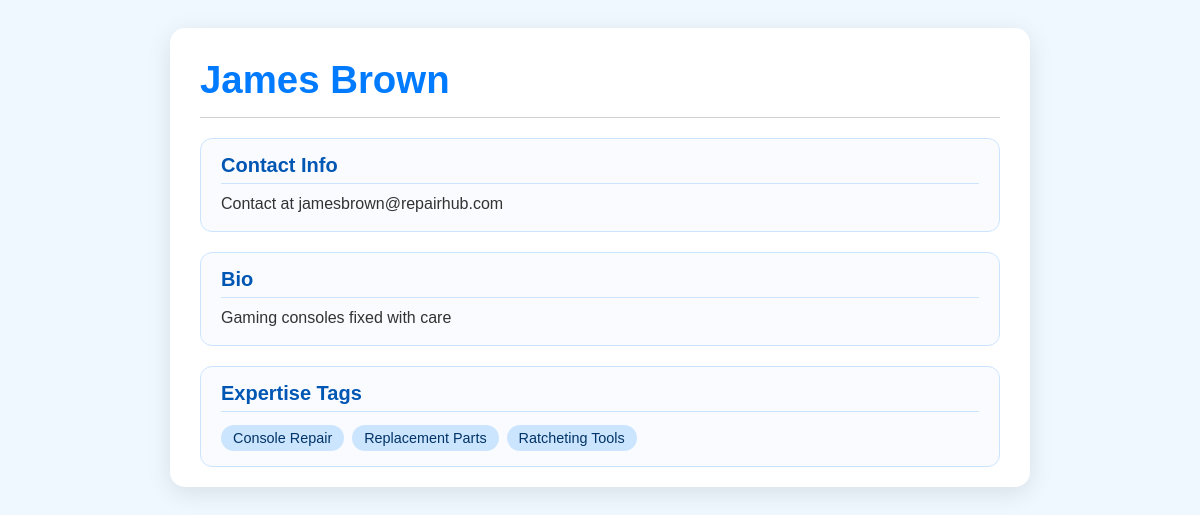
Screenshot of /accounts/profile/10/ with the database file from the repository.
### accounts/models.py (models this page shows, shortened)
class Profile(models.Model):
    user = models.OneToOneField(User, on_delete=models.CASCADE)
    display_name = models.CharField(max_length=100)
    contact_info = models.CharField(max_length=255, blank=True)
    bio = models.TextField(blank=True)
    tags = models.ManyToManyField(Tag, blank=True)

class Tag(models.Model):
    name = models.CharField(max_length=50, unique=True)

### accounts/views.py (the view)
# urls.py: path("profile/<int:user_id>/", views.profile, name="profile"),
def profile(request, user_id):
    profile = Profile.objects.get(user__id=user_id)
    return render(request, "profile.html", {"profile": profile})

### accounts/templates/profile.html (shortened to what this page needs)
{% load static %}
<!DOCTYPE html>
<html lang="en">
<head>
  <link rel="stylesheet" href="{% static 'styles.css' %}">
</head>
<body>
  <div class="profile-card">
    <div class="profile-header">
      <h1>{{ profile.display_name|default:"Unnamed User" }}</h1>
    </div>
    <div class="section">
      <h2>Contact Info</h2>
      <p>
        {% if profile.contact_info %}
          {{ profile.contact_info }}
        {% else %}
          <span class="empty-field">No contact info provided.</span>
        {% endif %}
      </p>
    </div>
    <div class="section">
      <h2>Bio</h2>
      <p>
        {% if profile.bio %}
          {{ profile.bio }}
        {% else %}
          <span class="empty-field">This user hasn't added a bio yet.</span>
        {% endif %}
      </p>
    </div>
    <div class="section">
      <h2>Expertise Tags</h2>
      <div class="tags-container">
        {% for tag in profile.tags.all %}
          <div class="tag-pill">{{ tag.name }}</div>
        {% empty %}
          <span class="empty-field">No expertise tags yet.</span>
        {% endfor %}
      </div>
    </div>
  </div>
</body>
</html>

### static/styles.css (style rules this page uses)
body { font-family: Arial, sans-serif; padding: 20px; background-color: #f0f8ff; }
h1 { text-align: center; color: #007BFF; margin-bottom: 40px; font-size: 2em; }

### accounts/templates/profile.html (style rules this page uses)
body { display: flex; justify-content: center; }
.profile-card { width: 100%; max-width: 800px; background: #fff; border-radius: 15px; box-shadow: 0 6px 25px rgba(0,0,0,0.1); display: flex; flex-direction: column; gap: 20px; padding: 30px 30px 20px 30px; }
.profile-header { display: flex; justify-content: space-between; align-items: center; border-bottom: 1px solid #d0d0d0; padding-bottom: 15px; }
.profile-header h1 { color: #007BFF; margin: 0; font-size: 2.4em; word-break: break-word; }
.section { background: #f9fbff; border: 1px solid #cce5ff; border-radius: 12px; padding: 15px 20px; display: flex; flex-direction: column; gap: 8px; }
.section h2 { margin: 0; color: #0056b3; font-size: 1.25rem; border-bottom: 1px solid #cce5ff; padding-bottom: 6px; }
.section p { margin: 0; font-size: 1rem; color: #333; line-height: 1.5; word-break: break-word; }
.tags-container { display: flex; flex-wrap: wrap; gap: 8px; margin-top: 5px; }
.tag-pill { background-color: #cce5ff; color: #003366; padding: 5px 12px; border-radius: 18px; font-size: 0.9rem; font-weight: 500; white-space: nowrap; }

### rows the page displays
Profile: display_name "James Brown", contact_info "Contact at jamesbrown@repairhub.com", bio "Gaming consoles fixed with care"
Tag: name "Console Repair"
Tag: name "Replacement Parts"
Tag: name "Ratcheting Tools"
